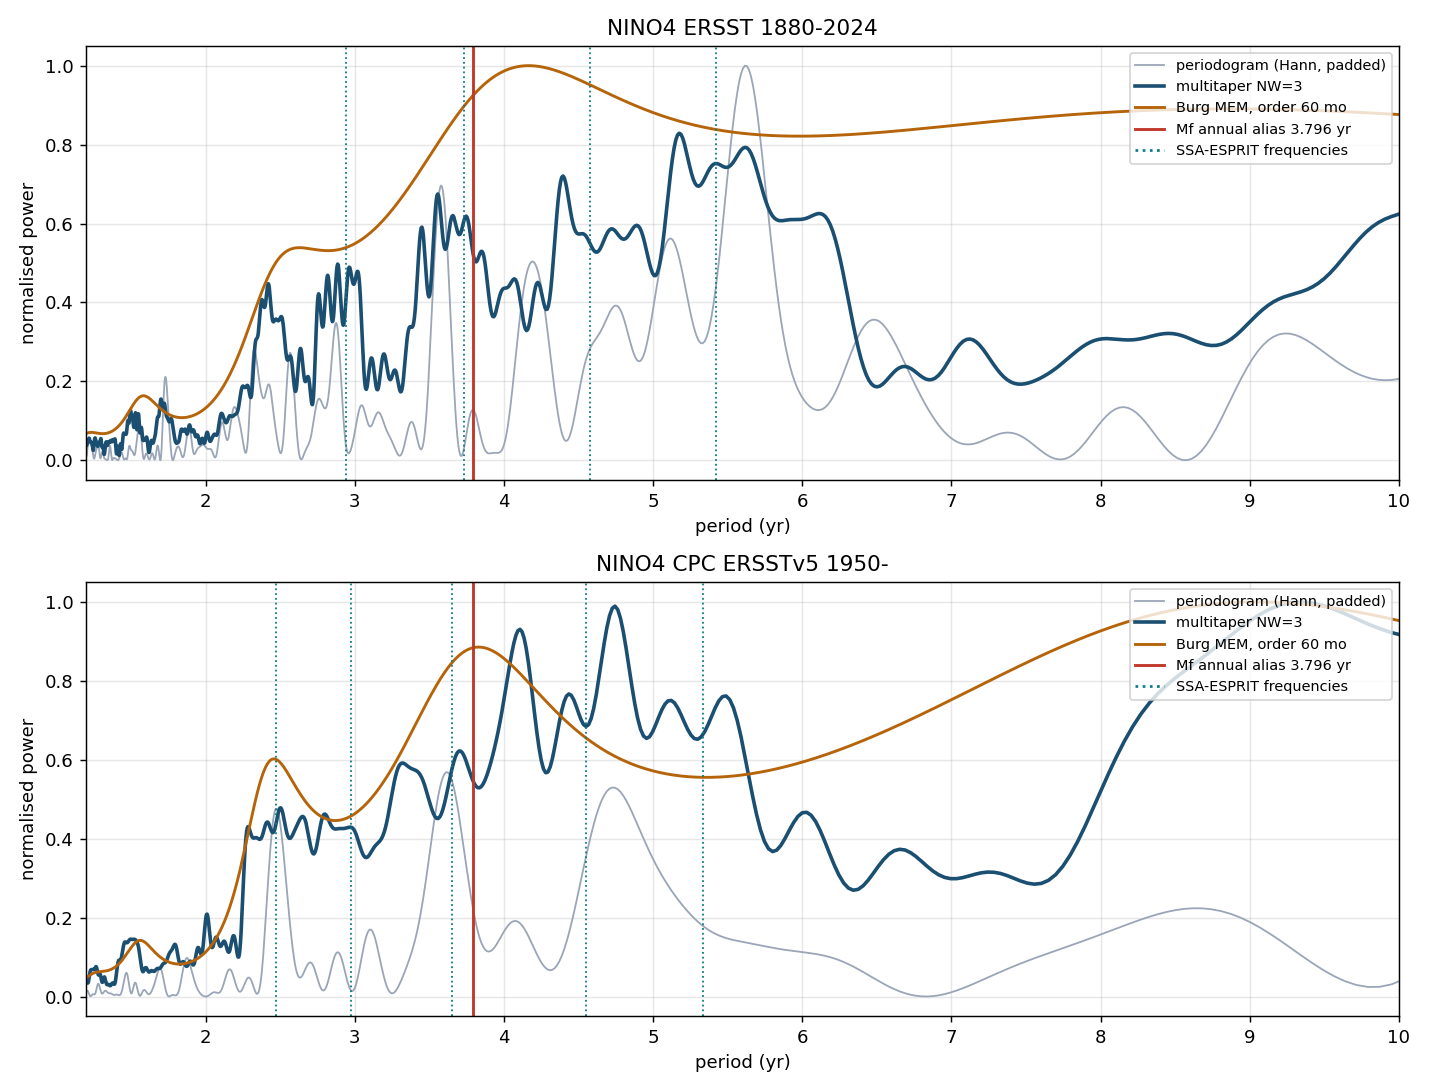

The Python source for this figure:
"""High-resolution estimates of the interannual spectral peaks of a Nino index.

pg.py uses Welch with nperseg=256 months, so its frequency bins are 1/21.3 cpy apart and
its "peaks" fall on bin centres (64/18 = 3.56 yr, 64/12 = 5.33 yr). This script locates the
peaks without that binning, by several methods, and compares them with tidal aliases:

  periodogram  full-record, Hann taper, zero-padded 16x
  multitaper   DPSS NW=3 (5 tapers), zero-padded 16x; jackknife spread over tapers
  burg         maximum-entropy (Burg AR) spectrum, over a range of AR orders
  ssa-esprit   singular spectrum analysis: frequencies of the leading oscillatory
               eigen-pairs via ESPRIT (rotational invariance of the signal subspace)

  python3 peak_estimate.py                      # both records, plot peak_estimate.png
  python3 peak_estimate.py --cpc file.txt       # CPC ersst5.nino.mth.91-20.ascii (1950-)
"""
import argparse
import numpy as np
from scipy.signal import windows, find_peaks
import matplotlib
matplotlib.use("Agg")
import matplotlib.pyplot as plt

YEAR = 365.2422
ALIASES = {  # annual-impulse aliases (yr): |f - round(f)| with f = YEAR / P
    "Mf 13.661 d": 13.660791, "Mm 27.555 d": 27.554550, "Drac/3 9.071 d": 9.070740,
}
alias_yr = {k: 1 / abs(YEAR / P - round(YEAR / P)) for k, P in ALIASES.items()}
BAND = (1 / 8.0, 1 / 2.0)  # cpy


def load_dat(path, t0=None, t1=None):
    d = np.loadtxt(path)
    t, x = d[:, 0], d[:, 1]
    m = np.ones_like(t, bool)
    if t0: m &= t >= t0
    if t1: m &= t < t1
    return t[m], x[m]


def load_cpc(path):
    rows = [l.split() for l in open(path) if l[:1].isdigit()]
    t = np.array([int(r[0]) + (int(r[1]) - 1) / 12 for r in rows])
    x = np.array([float(r[7]) for r in rows])  # NINO4 ANOM
    return t, x


def prep(x):
    t = np.arange(len(x))
    return x - np.polyval(np.polyfit(t, x, 2), t)  # quadratic detrend


def band_peaks(f, p, n=2):
    m = (f >= BAND[0]) & (f <= BAND[1])
    fb, pb = f[m], p[m]
    idx, _ = find_peaks(pb)
    idx = idx[np.argsort(pb[idx])[::-1]][:n]
    out = []
    for i in idx:  # parabolic refinement on log power
        if 0 < i < len(pb) - 1:
            y0, y1, y2 = np.log(pb[i - 1:i + 2]); d = 0.5 * (y0 - y2) / (y0 - 2 * y1 + y2)
            out.append(fb[i] + d * (fb[1] - fb[0]))
        else:
            out.append(fb[i])
    return sorted(out)


def periodogram(x, pad=16):
    w = windows.hann(len(x)); N = pad * len(x)
    P = np.abs(np.fft.rfft(x * w, N)) ** 2
    return np.fft.rfftfreq(N, 1 / 12), P


def multitaper(x, NW=3, pad=16):
    K = 2 * NW - 1; tap = windows.dpss(len(x), NW, K); N = pad * len(x)
    Pk = np.array([np.abs(np.fft.rfft(x * w, N)) ** 2 for w in tap])
    return np.fft.rfftfreq(N, 1 / 12), Pk


def burg(x, order):
    x = np.asarray(x, float); N = len(x)
    a = np.array([1.0]); E = x @ x / N
    f, b = x[1:].copy(), x[:-1].copy()
    for _ in range(order):
        k = -2 * (f @ b) / (f @ f + b @ b)
        a = np.concatenate([a, [0]]); a = a + k * a[::-1]
        E *= 1 - k * k
        f, b = f[1:] + k * b[1:], b[:-1] + k * f[:-1]
    return a, E


def burg_psd(x, order, nf=20000):
    a, E = burg(x, order)
    f = np.linspace(0, 6, nf)
    z = np.exp(-2j * np.pi * np.outer(f / 12, np.arange(len(a))))
    return f, E / np.abs(z @ a) ** 2


def ssa_esprit(x, M=240, r=12):
    """Frequencies (cpy) of the leading r SSA components, via ESPRIT on the signal subspace."""
    N = len(x); K = N - M + 1
    H = np.array([x[i:i + M] for i in range(K)]).T
    U, s, _ = np.linalg.svd(H, full_matrices=False)
    Us = U[:, :r]
    Phi = np.linalg.lstsq(Us[:-1], Us[1:], rcond=None)[0]
    lam = np.linalg.eigvals(Phi)
    fr = np.abs(np.angle(lam)) / (2 * np.pi) * 12
    damp = np.abs(lam)
    keep = fr > 1e-6
    return np.unique(np.round(fr[keep], 6)), s[:r] ** 2 / (s ** 2).sum()


def analyse(name, t, x):
    x = prep(x); T = len(x) / 12
    print(f"\n== {name}: {t[0]:.1f}-{t[-1] + 1/12:.1f}, {T:.1f} yr, Rayleigh 1/T = {1/T:.4f} cpy "
          f"(+-{(1/T) * 3.8**2 / 2:.2f} yr at 3.8 yr)")
    res = {}
    f, P = periodogram(x); res["periodogram"] = (f, P, band_peaks(f, P))
    f, Pk = multitaper(x); Pm = Pk.mean(0)
    jk = []
    for k in range(len(Pk)):
        pk = band_peaks(f, np.delete(Pk, k, 0).mean(0), 1); jk += pk
    res["multitaper"] = (f, Pm, band_peaks(f, Pm))
    res["mt_jack"] = np.std(jk) * np.sqrt(len(Pk) - 1)
    orders = [24, 36, 48, 60, 84, 120]
    bp = {}
    for o in orders:
        fb, Pb = burg_psd(x, o); bp[o] = (fb, Pb, band_peaks(fb, Pb))
    res["burg"] = bp
    fr, var = ssa_esprit(x)
    res["ssa"] = sorted(f for f in fr if BAND[0] <= f <= BAND[1])
    fmt = lambda fs: ", ".join(f"{1/f:.2f} yr" for f in fs)
    print(f"  periodogram (Hann, 16x pad):  {fmt(res['periodogram'][2])}")
    print(f"  multitaper NW=3:              {fmt(res['multitaper'][2])}  (jackknife sd of top peak {res['mt_jack']:.4f} cpy)")
    for o in orders:
        print(f"  Burg MEM order {o:3d} mo:       {fmt(bp[o][2])}")
    print(f"  SSA (M=240 mo) + ESPRIT:      {fmt(res['ssa'])}")
    return res


def windows_scan(t, x, width=60, step=10):
    out = []
    for a in np.arange(t[0], t[-1] - width + 1e-6, step):
        m = (t >= a) & (t < a + width)
        f, Pk = multitaper(prep(x[m])); pk = band_peaks(f, Pk.mean(0), 2)
        out.append((a, pk))
    return out


def main():
    ap = argparse.ArgumentParser()
    ap.add_argument("--dat", default="../../experiments/Feb2026/nino4/nino4.dat")
    ap.add_argument("--cpc", default=None, help="CPC ersst5.nino.mth.91-20.ascii (as pg.py downloads)")
    ap.add_argument("--out", default="peak_estimate.png")
    a = ap.parse_args()
    print("annual-impulse aliases: " + ", ".join(f"{k} -> {v:.3f} yr" for k, v in alias_yr.items()))
    sets = [("NINO4 ERSST 1880-2024", *load_dat(a.dat))]
    if a.cpc:
        sets.append(("NINO4 CPC ERSSTv5 1950-", *load_cpc(a.cpc)))
    allres = [(n, t, x, analyse(n, t, x)) for n, t, x in sets]

    n, t, x, _ = allres[0]
    print(f"\n== 60-yr windows, multitaper peaks ({n})")
    for a0, pk in windows_scan(t, x):
        print(f"  {a0:.0f}-{a0 + 60:.0f}: " + ", ".join(f"{1/f:.2f}" for f in pk))

    fig, axes = plt.subplots(len(allres), 1, figsize=(11, 4.2 * len(allres)), squeeze=False)
    for ax, (n, t, x, r) in zip(axes[:, 0], allres):
        f, P, _ = r["periodogram"]; m = (f > 1 / 12) & (f < 1)
        ax.plot(1 / f[m], P[m] / P[m].max(), color="#9aa5b8", lw=1, label="periodogram (Hann, padded)")
        f, P, _ = r["multitaper"]; m = (f > 1 / 12) & (f < 1)
        ax.plot(1 / f[m], P[m] / P[m].max(), color="#1b4f72", lw=2, label="multitaper NW=3")
        fb, Pb, _ = r["burg"][60]; m = (fb > 1 / 12) & (fb < 1)
        ax.plot(1 / fb[m], Pb[m] / Pb[m].max(), color="#b5640a", lw=1.6, label="Burg MEM, order 60 mo")
        for f in r["ssa"]:
            ax.axvline(1 / f, color="#0a7c84", lw=1, ls=":")
        ax.axvline(alias_yr["Mf 13.661 d"], color="#c0392b", lw=1.6, label=f"Mf annual alias {alias_yr['Mf 13.661 d']:.3f} yr")
        ax.plot([], [], color="#0a7c84", ls=":", label="SSA-ESPRIT frequencies")
        ax.set_xlim(1.2, 10); ax.set_xlabel("period (yr)"); ax.set_ylabel("normalised power")
        ax.set_title(n); ax.legend(fontsize=8, loc="upper right"); ax.grid(alpha=.3)
    fig.tight_layout(); fig.savefig(a.out, dpi=130)
    print(f"\nplot: {a.out}")


if __name__ == "__main__":
    main()
